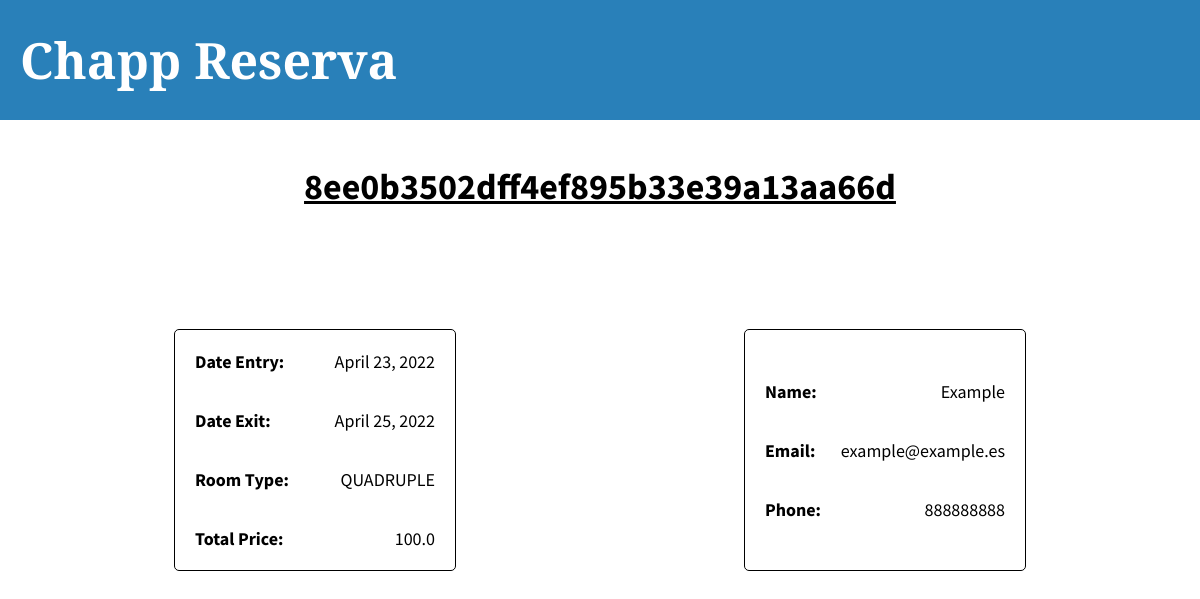
Page /book/view/8ee0b3502dff4ef895b33e39a13aa66d on the committed database.
### chappApp/models.py (models this page shows, shortened)
class Book(models.Model):
    class TypeRoom(models.TextChoices):
        SINGLE = 'SINGLE',
        DOUBLE = 'DOUBLE',
        TRIPLE = 'TRIPLE',
        QUADRUPLE = 'QUADRUPLE'
    localizador = models.UUIDField(primary_key=True, default=uuid.uuid4, editable=False, unique=True)
    date_entry = models.DateField()
    date_exit = models.DateField()
    type_room = models.TextField(max_length=20, choices=TypeRoom.choices, default=TypeRoom.DOUBLE)
    price = models.FloatField(default=0)
    name = models.CharField(max_length=100)
    email = models.CharField(max_length=100)
    phone = PhoneNumberField(max_length=20)

### chappApp/views.py (the view)
# urls.py: path('book/view/<id>', view_book),
def view_book(request, id):
    book = Book.objects.filter(localizador=id)
    context={'id':id, 'book': book}
    return render(request, './book/view_book.html', context)

### chappApp/templates/book/view_book.html
{% extends 'default.html' %}
{% load static %}
{% block content %}
    <link rel="stylesheet" type="text/css" href="{% static './styles/book/view_book.css' %}" />
    <h1 id="title">{{id}}</h1>
    <div id="data-content">
        {% for row in book %}
        <div class="content">
            <div class="title-column">
                <p>Date Entry: </p>
                <p>Date Exit: </p>
                <p>Room Type: </p>
                <p>Total Price: </p>
            </div>
            <div class="data-column">
                <p>{{row.date_entry}}</p>
                <p>{{row.date_exit}}</p>
                <p>{{row.type_room}}</p>
                <p>{{row.price}}</p>
            </div>
        </div>
        <div class="content">
            <div class="title-column">
                <p>Name: </p>
                <p>Email: </p>
                <p>Phone: </p>
            </div>
            <div class="data-column">
                <p>{{row.name}}</p>
                <p>{{row.email}}</p>
                <p>{{row.phone}}</p>
            </div>
        </div>
        {% endfor %}
    </div>
{% endblock %}

### chappApp/static/styles/default.css (style rules this page uses)
body { margin: 0px; padding: 0px; font-family: 'Source Sans Pro', sans-serif; font-size: 18px; }

### chappApp/static/styles/book/view_book.css (style rules this page uses)
.title-column > p { font-size: large; font-weight: bolder; padding-right: 5px; }
#title { text-align: center; text-decoration: underline; }
#data-content { display: flex; flex-direction: row; align-items: stretch; justify-content: space-around; margin-top: 15vh; }
.content { display: flex; flex-direction: row; justify-content: space-around; align-items: center; width: 20vw; height: 25vh; padding: 20px; border: 1px solid black; border-radius: 5px; }
.title-column { display: flex; flex-direction: column; justify-content: center; align-items: flex-start; width: 10vw; height: 15vh; }
.data-column { display: flex; flex-direction: column; justify-content: center; align-items: flex-end; width: 10vw; height: 15vh; }

### rows in the picture
Book: localizador "8ee0b3502dff4ef895b33e39a13aa66d", date_entry "April 23, 2022", date_exit "April 25, 2022", type_room "QUADRUPLE", price "100.0", name "Example", email "example@example.es", phone "888888888"
